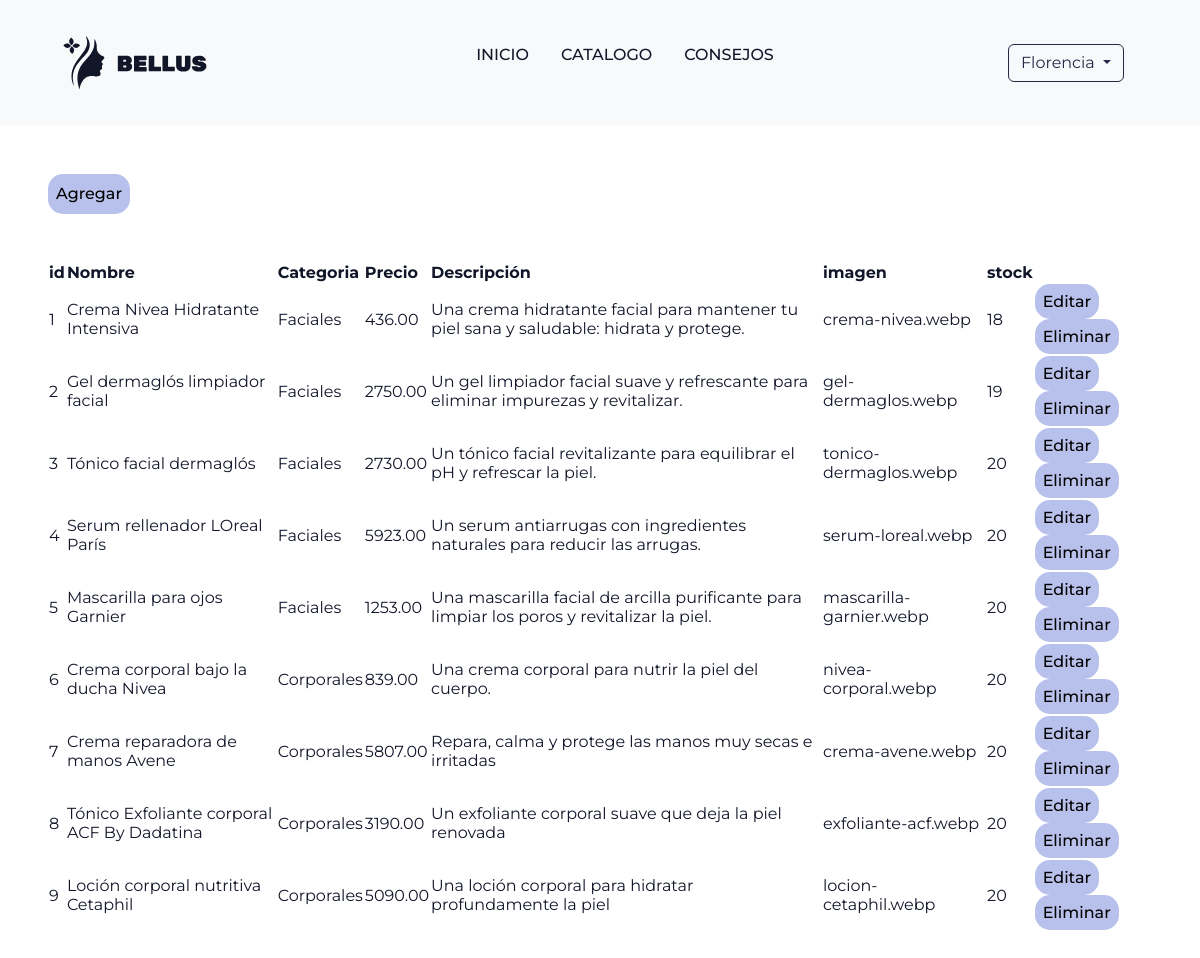
The page /loguear.php (signed in) on the database its author committed.
### tables this page shows
CREATE TABLE `productos` (
  `ID` int(11) NOT NULL,
  `nombre_producto` varchar(100) DEFAULT NULL,
  `categoria_producto` varchar(50) DEFAULT NULL,
  `precio_producto` decimal(10,2) DEFAULT NULL,
  `descripcion_producto` varchar(255) DEFAULT NULL,
  `imagen_producto` varchar(100) DEFAULT NULL,
  `stock` int(11) NOT NULL
);

### resources/controllers/productos.php (called while the page is built, shortened)
<?php
class productos {
    public function catalogoProductos():array {
        $conexion = new Conexion();
        $db = $conexion->getConexion();
        $query = "SELECT * FROM productos";
        $base = $db->prepare($query);
        $base->execute();
        $catalogo = [];
        while ($column = $base->fetch(PDO::FETCH_ASSOC)) {
            $productos = new self();
            $productos->id = $column['ID'];
            $productos->nombre = $column['nombre_producto'];
            $productos->categoria = $column['categoria_producto'];
            $productos->precio = $column['precio_producto'];
            $productos->descripcion = $column['descripcion_producto'];
            $productos->imagen = $column['imagen_producto'];
            $productos->stock = $column['stock'];
            $catalogo[] = $productos;
        }
        return $catalogo;
    }
}
?>

### resources/controllers/admin/tabla.php (the view, shortened to what this page needs)
<?php
require_once "resources/controllers/productos.php";
$objetoProductos= new productos;
$Productos = $objetoProductos->catalogoProductos();
include  "public/views/parts/head.php";
include  "public/views/parts/header.php";
echo '
<div id="agregarProducto" class="m-5 d-flex">
<button id="agregarProducto" class="btn-secundario">Agregar</button>
</div>
<table class="m-5 align-items-center justify-content-center">
  <thead>
    <tr>
      <th>id</th>
      <th>Nombre</th>
      <th>Categoria</th>
      <th>Precio</th>
      <th>Descripción</th>
      <th>imagen</th>
      <th>stock</th>
    </tr>
  </thead>
  <tbody>';
foreach ($Productos as $producto) {
    echo '
    <tr>
      <td>' . $producto->id . '</td>
      <td>' . $producto->nombre . '</td>
      <td>' . $producto->categoria . '</td>
      <td>' . $producto->precio . '</td>
      <td>' . $producto->descripcion . '</td>
      <td>' . $producto->imagen . '</td>
      <td>' . $producto->stock . '</td>
      <td>
      <button class="editar-producto btn-secundario" data-id="' . $producto->id . '" data-nombre="' . $producto->nombre . '" data-categoria="' . $producto->categoria . '" data-precio="' . $producto->precio . '" data-descripcion="' .  $producto->descripcion . '" data-imagen="' . $producto->imagen . '"data-stock = "' . $producto->stock . '">Editar</button>
      <button class="btn-secundario" onclick="eliminarProducto(' . $producto->id . ')">Eliminar</button>
      </td>
    </tr>';
}
echo '
  </tbody>
</table>';
?>

### public/views/assets/css/style.css (style rules this page uses)
.btn-secundario { border: none; border-radius: 15px; background-color: var(--lila); font-weight: 500; padding: 0.5rem; }

### rows shown on the page
productos: ID "1", nombre_producto "Crema Nivea Hidratante Intensiva", categoria_producto "Faciales", precio_producto "436.00", descripcion_producto "Una crema hidratante facial para mantener tu piel sana y saludable: hidrata y protege.", imagen_producto "crema-nivea.webp", stock "18"
productos: ID "2", nombre_producto "Gel dermaglós limpiador facial", categoria_producto "Faciales", precio_producto "2750.00", descripcion_producto "Un gel limpiador facial suave y refrescante para eliminar impurezas y revitalizar.", imagen_producto "gel-dermaglos.webp", stock "19"
productos: ID "3", nombre_producto "Tónico facial dermaglós", categoria_producto "Faciales", precio_producto "2730.00", descripcion_producto "Un tónico facial revitalizante para equilibrar el pH y refrescar la piel.", imagen_producto "tonico-dermaglos.webp", stock "20"
productos: ID "4", nombre_producto "Serum rellenador LOreal París", categoria_producto "Faciales", precio_producto "5923.00", descripcion_producto "Un serum antiarrugas con ingredientes naturales para reducir las arrugas.", imagen_producto "serum-loreal.webp", stock "20"
productos: ID "5", nombre_producto "Mascarilla para ojos Garnier", categoria_producto "Faciales", precio_producto "1253.00", descripcion_producto "Una mascarilla facial de arcilla purificante para limpiar los poros y revitalizar la piel.", imagen_producto "mascarilla-garnier.webp", stock "20"
productos: ID "6", nombre_producto "Crema corporal bajo la ducha Nivea", categoria_producto "Corporales", precio_producto "839.00", descripcion_producto "Una crema corporal para nutrir la piel del cuerpo.", imagen_producto "nivea-corporal.webp", stock "20"
productos: ID "7", nombre_producto "Crema reparadora de manos Avene", categoria_producto "Corporales", precio_producto "5807.00", descripcion_producto "Repara, calma y protege las manos muy secas e irritadas", imagen_producto "crema-avene.webp", stock "20"
productos: ID "8", nombre_producto "Tónico Exfoliante corporal ACF By Dadatina", categoria_producto "Corporales", precio_producto "3190.00", descripcion_producto "Un exfoliante corporal suave que deja la piel renovada", imagen_producto "exfoliante-acf.webp", stock "20"
productos: ID "9", nombre_producto "Loción corporal nutritiva Cetaphil", categoria_producto "Corporales", precio_producto "5090.00", descripcion_producto "Una loción corporal para hidratar profundamente la piel", imagen_producto "locion-cetaphil.webp", stock "20"

### other values the page prints
$nombreUsuario "Florencia"
